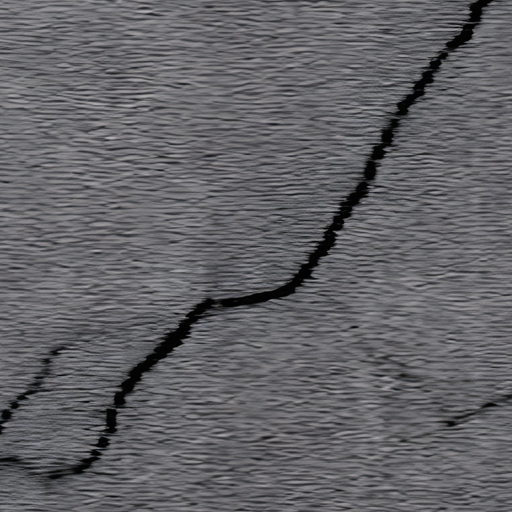
#> input picture _input.png, 512 x 512 px
$ python smootherodedwatershednormal.py
#> lines starting #> are read from the running program, lines starting #| are printed output that depends on the picture; after the words box and inside, x2 and y2 are one past the last pixel; in counts of white or black regions, pixels touching at a corner belong together
from PIL import Image
import cv2
import numpy as np

# Load the image
img = cv2.imread('_input.png')
#> img is the input picture: shape (512, 512, 3); mean B, G, R 103, 99.4, 99.7

# Convert the image to grayscale
gray = cv2.cvtColor(img, cv2.COLOR_BGR2GRAY)

# Apply adaptive thresholding
_, thresh = cv2.threshold(gray, 0, 255, cv2.THRESH_BINARY_INV + cv2.THRESH_OTSU)
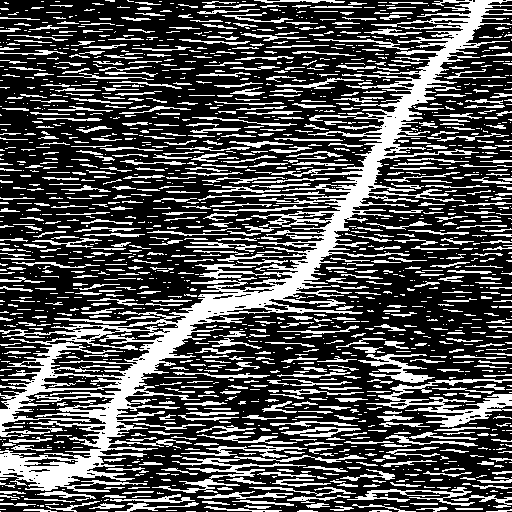
#> thresh: shape (512, 512); 31.5% white; 1650 white regions (924 under 20 px), largest, box (x1, y1, x2, y2) and area: (0, 0, 512, 492) 28374, (366, 379, 512, 428) 2039, (152, 455, 367, 493) 1406

# Noise removal
kernel = np.ones((5,5),np.uint8)
opening = cv2.morphologyEx(thresh,cv2.MORPH_OPEN,kernel, iterations = 2)
#> opening: shape (512, 512); 3.9% white; 11 white regions, largest, box (x1, y1, x2, y2) and area: (272, 0, 488, 300) 4879, (105, 292, 269, 437) 3233, (38, 458, 93, 489) 959

# Sure background area
sure_bg = cv2.dilate(opening,kernel,iterations=3)
#> sure_bg: shape (512, 512); 9.2% white; 6 white regions, box (x1, y1, x2, y2) and area: (32, 0, 494, 495) 20466, (21, 341, 64, 400) 1454, (0, 449, 26, 477) 701, (442, 410, 465, 432) 504, (0, 403, 18, 429) 464, (493, 388, 512, 409) 399

# Finding sure foreground area
dist_transform = cv2.distanceTransform(opening,cv2.DIST_L2,5)
_, sure_fg = cv2.threshold(dist_transform,0.5*dist_transform.max(),255,0)  # Lowered threshold
#> sure_fg: shape (512, 512) float32; 0.7% white; 24 white regions (4 under 20 px), largest, box (x1, y1, x2, y2) and area: (126, 325, 186, 391) 390, (43, 463, 88, 484) 279, (344, 158, 373, 213) 223

# Finding unknown region
sure_fg = np.uint8(sure_fg)
unknown = cv2.subtract(sure_bg,sure_fg)
#> unknown: shape (512, 512); 8.4% white; 6 white regions, box (x1, y1, x2, y2) and area: (32, 0, 494, 495) 18716, (21, 341, 64, 400) 1446, (0, 449, 26, 477) 645, (442, 410, 465, 432) 504, (0, 403, 18, 429) 436, (493, 388, 512, 409) 399

# Marker labelling
_, markers = cv2.connectedComponents(sure_fg)
#> markers: shape (512, 512) int32; 25 distinct labels, from 0 to 24

# Add one to all labels so that sure background is not 0, but 1
markers = markers+1
#> markers: shape (512, 512) int32; 25 distinct labels, from 1 to 25

# Now, mark the region of unknown with zero
markers[unknown==255] = 0
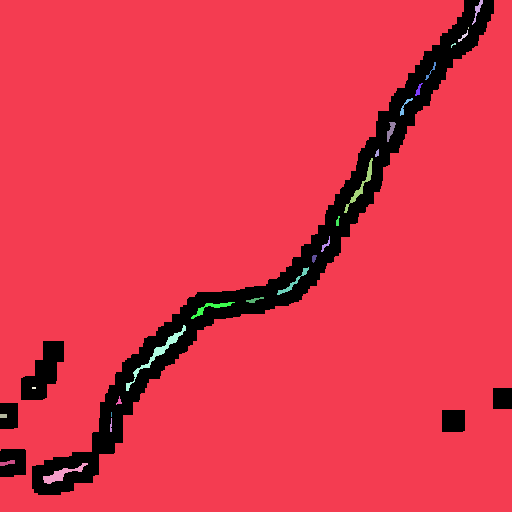
#> markers: shape (512, 512) int32; 26 distinct labels, from 0 to 25; one colour per label, 0 black

markers = cv2.watershed(img,markers)
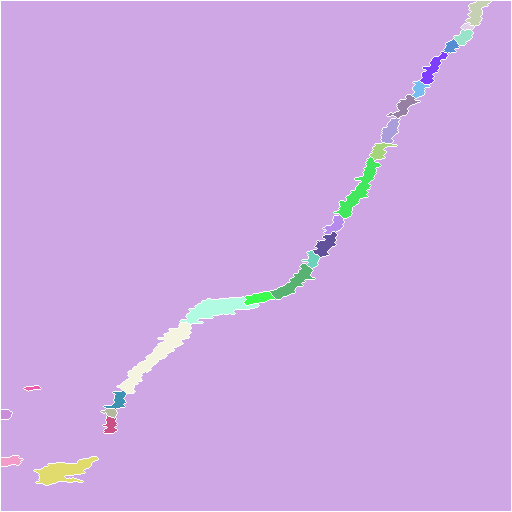
#> markers: shape (512, 512) int32; 26 distinct labels, from -1 to 25; one colour per label, 0 black, -1 white

# Create a mask from the markers, only including sure regions
mask = np.ones_like(img, dtype=np.uint8) * 255  # Set all pixels to white
mask[markers == 1] = [0, 0, 0]  # Set sure foreground regions to black

mask = 255 - mask  # Invert the mask

# Add a border to the mask
border_size = 50  # Adjust this value as needed
mask_with_border = cv2.copyMakeBorder(mask, border_size, border_size, border_size, border_size, cv2.BORDER_CONSTANT, value=0)

# Apply the erosion to the mask with the border
eroded_mask_with_border = cv2.erode(mask_with_border, kernel, iterations=1)

# Remove the border from the eroded mask
# Remove the border from the eroded mask
eroded_mask = mask_with_border[border_size:-border_size or None, border_size:-border_size or None]

# Lucas: Version with more intense erosion, but has a border artifact
# eroded_mask = eroded_mask_with_border[border_size:-border_size or None, border_size:-border_size or None]


# cv2.imshow('Mask', mask)

cv2.imshow('Eroded Watershed', eroded_mask)

# Double the kernel size
kernel_size = 30 * 2

# Make sure the kernel size is odd
if kernel_size % 2 == 0:
    kernel_size += 1

# Apply Gaussian blur to the mask
smooth_mask = cv2.GaussianBlur(eroded_mask, (kernel_size, kernel_size), 0)

# cv2.imshow('Smooth Watershed', smooth_mask)

# Create a more blurred version of smooth_mask
top_layer = cv2.GaussianBlur(smooth_mask, (kernel_size, kernel_size), 0)

# Normalize the images to the range [0, 1] because cv2.multiply expects this range
smooth_mask = smooth_mask.astype(float) / 255
top_layer = top_layer.astype(float) / 255

# Blend the two layers together using the "Multiply" blend mode
blended = cv2.multiply(smooth_mask, top_layer)

# Convert the blended image back to the range [0, 255]
blended = (blended * 255).astype(np.uint8)

# cv2.imshow('Blended Watershed', blended)

# cv2.imwrite('eroded_watershed.png', eroded_mask)
# cv2.imwrite('smooth_watershed.png', smooth_mask)
cv2.imwrite('blended_watershed.png', blended)
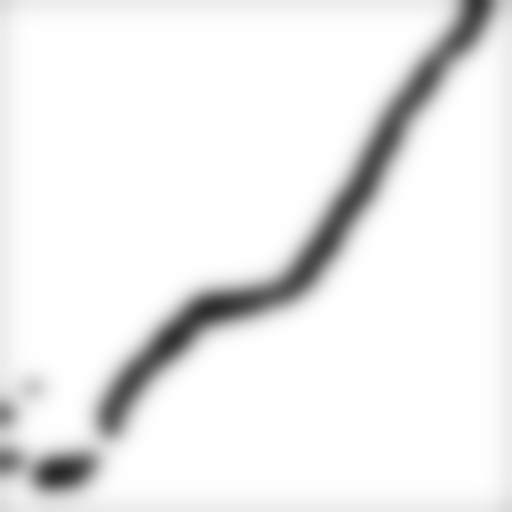
#> saved as blended_watershed.png: shape (512, 512, 3); min 41, max 255, mean 237.3

# Convert the OpenCV image (in BGR format) to a PIL image (in RGB format)
blended_rgb = cv2.cvtColor(blended, cv2.COLOR_BGR2RGB)
blended_pil = Image.fromarray(blended_rgb)

# Convert the image to grayscale
blended_gray = blended_pil.convert('L')

# Convert the grayscale image to a numpy array
blended_array = np.array(blended_gray)

# Compute the x and y gradients
gradient_x = np.gradient(blended_array, axis=1)
gradient_y = np.gradient(blended_array, axis=0)
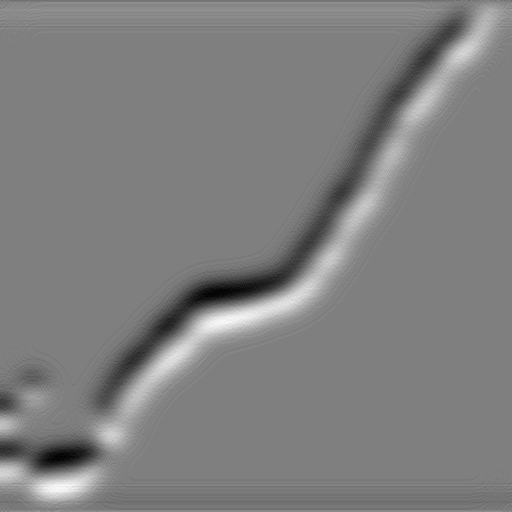
#> gradient_y: shape (512, 512) float64; min -10, max 10, mean 0.0227; drawn with min black and max white

# Normalize to 0.0 - 1.0
gradient_x = (gradient_x - np.min(gradient_x)) / (np.max(gradient_x) - np.min(gradient_x))
gradient_y = (gradient_y - np.min(gradient_y)) / (np.max(gradient_y) - np.min(gradient_y))

# Compute the simple z gradient
gradient_z = np.ones_like(gradient_x)

# Create the normal map
normal_map = np.dstack((gradient_x, gradient_y, gradient_z))

# Normalize the normal map
norm = np.sqrt(np.power(normal_map[..., 0], 2) + np.power(normal_map[..., 1], 2) + np.power(normal_map[..., 2], 2))
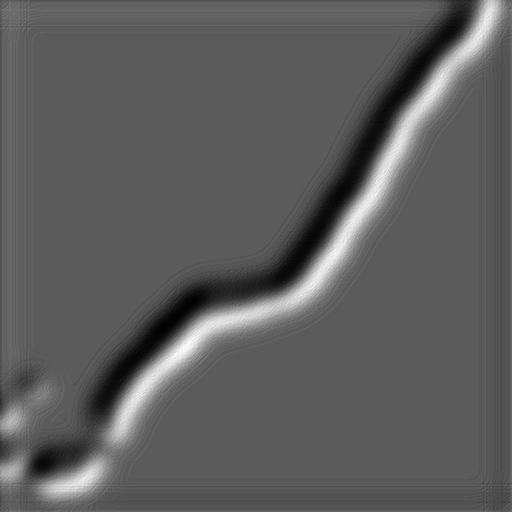
#> norm: shape (512, 512) float64; min 1.01, max 1.6, mean 1.23; drawn with min black and max white
normal_map[..., 0] /= norm
normal_map[..., 1] /= norm
normal_map[..., 2] /= norm
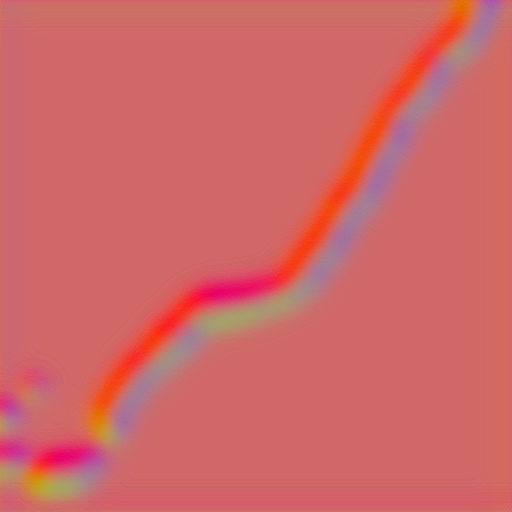
#> normal_map: shape (512, 512, 3) float64; mean of channels 0, 1, 2 0.404, 0.405, 0.815; drawn as B, G, R

# Scale from 0.0 - 1.0 to 0 - 255
normal_map = (normal_map * 255).astype(np.uint8)

# Convert the normal map to a PIL image
normal_map_pil = Image.fromarray(normal_map, 'RGB')

# Display the normal map
normal_map_pil.show()

# Save the normal map
normal_map_pil.save('2xfossil2d_normal.png')

cv2.waitKey(0)
cv2.destroyAllWindows()
